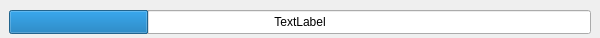
<?xml version="1.0" encoding="UTF-8"?>
<ui version="4.0">
 <class>ProgressBar</class>
 <widget class="QWidget" name="ProgressBar">
  <property name="windowModality">
   <enum>Qt::NonModal</enum>
  </property>
  <property name="geometry">
   <rect>
    <x>0</x>
    <y>0</y>
    <width>600</width>
    <height>38</height>
   </rect>
  </property>
  <property name="windowTitle">
   <string>ProgressBar</string>
  </property>
  <property name="autoFillBackground">
   <bool>false</bool>
  </property>
  <widget class="QProgressBar" name="progressBar">
   <property name="geometry">
    <rect>
     <x>9</x>
     <y>10</y>
     <width>582</width>
     <height>24</height>
    </rect>
   </property>
   <property name="focusPolicy">
    <enum>Qt::StrongFocus</enum>
   </property>
   <property name="value">
    <number>24</number>
   </property>
   <property name="alignment">
    <set>Qt::AlignCenter</set>
   </property>
   <property name="textVisible">
    <bool>false</bool>
   </property>
   <property name="textDirection">
    <enum>QProgressBar::TopToBottom</enum>
   </property>
  </widget>
  <widget class="QLabel" name="label">
   <property name="geometry">
    <rect>
     <x>9</x>
     <y>10</y>
     <width>582</width>
     <height>24</height>
    </rect>
   </property>
   <property name="focusPolicy">
    <enum>Qt::StrongFocus</enum>
   </property>
   <property name="text">
    <string>TextLabel</string>
   </property>
   <property name="alignment">
    <set>Qt::AlignCenter</set>
   </property>
  </widget>
 </widget>
 <layoutdefault spacing="6" margin="11"/>
 <resources/>
 <connections/>
</ui>
